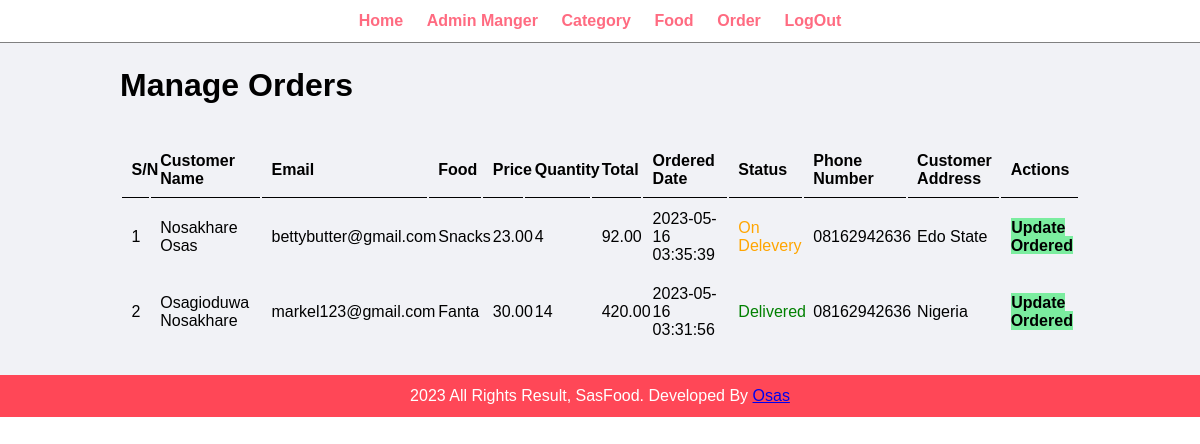
Screenshot of /Food/Admin/manage-order.php (signed in) with the database file from the repository.
### tables this page shows
CREATE TABLE `tbl_order` (
  `id` int(10) UNSIGNED NOT NULL,
  `food` varchar(255) NOT NULL,
  `price` decimal(10,2) NOT NULL,
  `qty` int(11) NOT NULL,
  `total` decimal(10,2) NOT NULL,
  `Order_date` datetime NOT NULL,
  `Status` varchar(100) NOT NULL,
  `Customer_name` varchar(255) NOT NULL,
  `Customer_contact` varchar(255) NOT NULL,
  `Customer_Email` varchar(150) NOT NULL,
  `Customer_Address` varchar(155) NOT NULL
);

### Food/Admin/manage-order.php (the view, shortened to what this page needs)
<?php  include('partials/menu.php');?>
    <div class="main-content">
<div class="wrapper">
        <h1>Manage Orders</h1>
        <br>
        <br>
<table class='table'>
    <tr>
        <th>S/N</th>
        <th>Customer Name</th>
        <th>Email</th>
        <th>Food</th>
        <th>Price</th>
        <th>Quantity</th>
        <th>Total</th>
        <th>Ordered Date</th>
        <th>Status</th>
        <th>Phone Number</th>
        <th>Customer Address</th>
        <th>Actions</th>
    </tr>
<?php
$sql  = "SELECT * FROM tbl_order ORDER BY id DESC";
$res =mysqli_query($conn, $sql);
$i=1;
$count=mysqli_num_rows($res);
if($count > 0){
while($row=mysqli_fetch_assoc($res)){
    $id=$row['id'];
    $food=$row['food'];
    $price=$row['price'];
    $qty=$row['qty'];
    $total=$row['total'];
    $Order_date=$row['Order_date'];
    $Status=$row['Status'];
    $Customer_name=$row['Customer_name'];
    $Customer_contact=$row['Customer_contact'];
    $Customer_Email=$row['Customer_Email'];
    $Customer_Address=$row['Customer_Address'];
    ?>
    <tr>
        <td><?php echo $i++ ?></td>
        <td><?php echo $Customer_name ?></td>
        <td><?php echo $Customer_Email ?></td>
        <td><?php echo $food ?></td>
        <td><?php echo $price ?></td>
        <td><?php echo $qty ?></td>
        <td><?php echo $total ?></td>
        <td><?php echo $Order_date ?></td>
        <td>
            <?php
             if($Status=='Ordered'){
                 echo "<label>$Status</label>";
             }elseif($Status=='On Delevery'){
                echo "<label style='color:orange'>$Status</label>";
             }elseif($Status=='Delivered'){
                echo "<label style='color:green'>$Status</label>";
             }elseif($Status=='Canceled'){
                echo "<label style='color:red'>$Status</label>";
             }
             ?>
    </td>
        <td><?php echo $Customer_contact ?></td>
        <td><?php echo $Customer_Address ?></td>
        <td>
            <a href="<?php echo SITEURL ?>admin/update-order.php?order_id=<?php echo $id ?>" class="btn-secondary">Update Ordered</a>
    </td>
    </tr>
    <?php
}
}else{
    "<td>
    <div class='error'>No Ordered Products available</div>
    </td>";
}
?>
</table>
    </div>
</div>
<?php  include('partials/footer.php');?>

### Food/Admin/partials/menu.php (shortened to what this page needs)
<DOCTYPE html>
<html lang="en">
<head>
    <link rel="stylesheet" href="../css/admin.css">
</head>
<body>
    <div class="menu text-center">
<div class="wrapper">
<ul>
        <li><a href="index.php">Home</a></li>
        <li><a href="manage-admin.php">Admin Manger</a></li>
        <li><a href="manage-category.php">Category</a></li>
        <li><a href="manage-food.php">Food</a></li>
        <li><a href="manage-order.php">Order</a></li>
        <li><a href="logout.php">LogOut</a></li>
    </ul>
</div>
    </div>

### Food/Admin/partials/footer.php
<div class="footer">
   <div class="wrapper">
   <p class='text-center'>2023 All Rights Result, SasFood. Developed By <a href="#">Osas</a></p>
   </div>
   </div>

### Food/css/admin.css (style rules this page uses)
* { margin: 0; padding:0; font-family:Arial, Helvetica, sans-serif; }
.wrapper { padding:1%; width:80%; margin:0 auto; }
.text-center { text-align:center; }
.menu ul li a { text-decoration:none; font-weight:bold; color:#ff6b81; }
.menu { border-bottom:1px solid grey; }
.menu ul { list-style-type:none; }
.menu ul li { display:inline; padding:1%; }
.footer { background:#ff4757; color:white; }
.main-content { background:#f1f2f6; padding:1% 0; }
.table { width:100% }
table tr th { border-bottom:1px solid black; padding:1%; text-align:left; }
table tr td { padding:1%; }
.btn-secondary { background:#7bed9f; color:black; padding:1%; text-decoration:none; font-weight:bold; }

### rows the page displays
tbl_order: Customer_name "Nosakhare Osas", Customer_Email "bettybutter@gmail.com", food "Snacks", price "23.00", qty "4", total "92.00", Order_date "2023-05-16 03:35:39", Status "On Delevery", Customer_contact "08162942636", Customer_Address "Edo State"
tbl_order: Customer_name "Osagioduwa Nosakhare", Customer_Email "markel123@gmail.com", food "Fanta", price "30.00", qty "14", total "420.00", Order_date "2023-05-16 03:31:56", Status "Delivered", Customer_contact "08162942636", Customer_Address "Nigeria"
